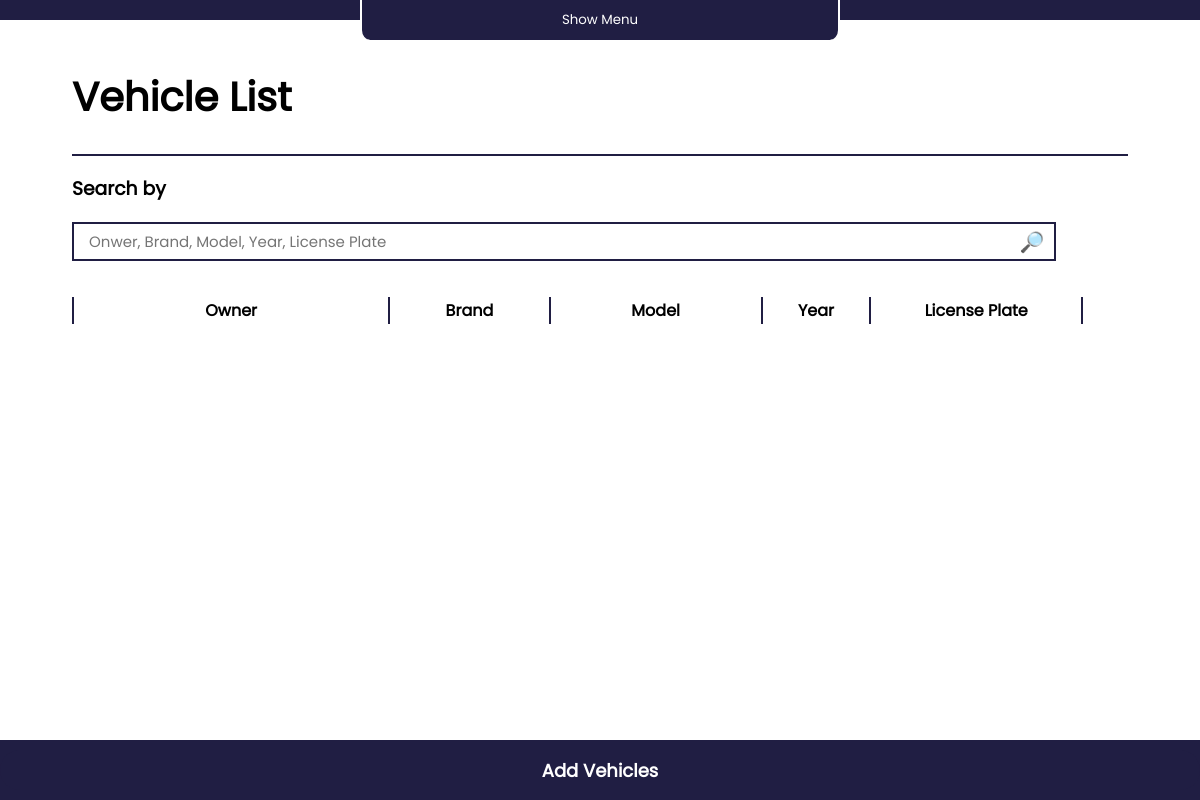
/vehicles/ (signed in), run on an earlier commit of the app's database.
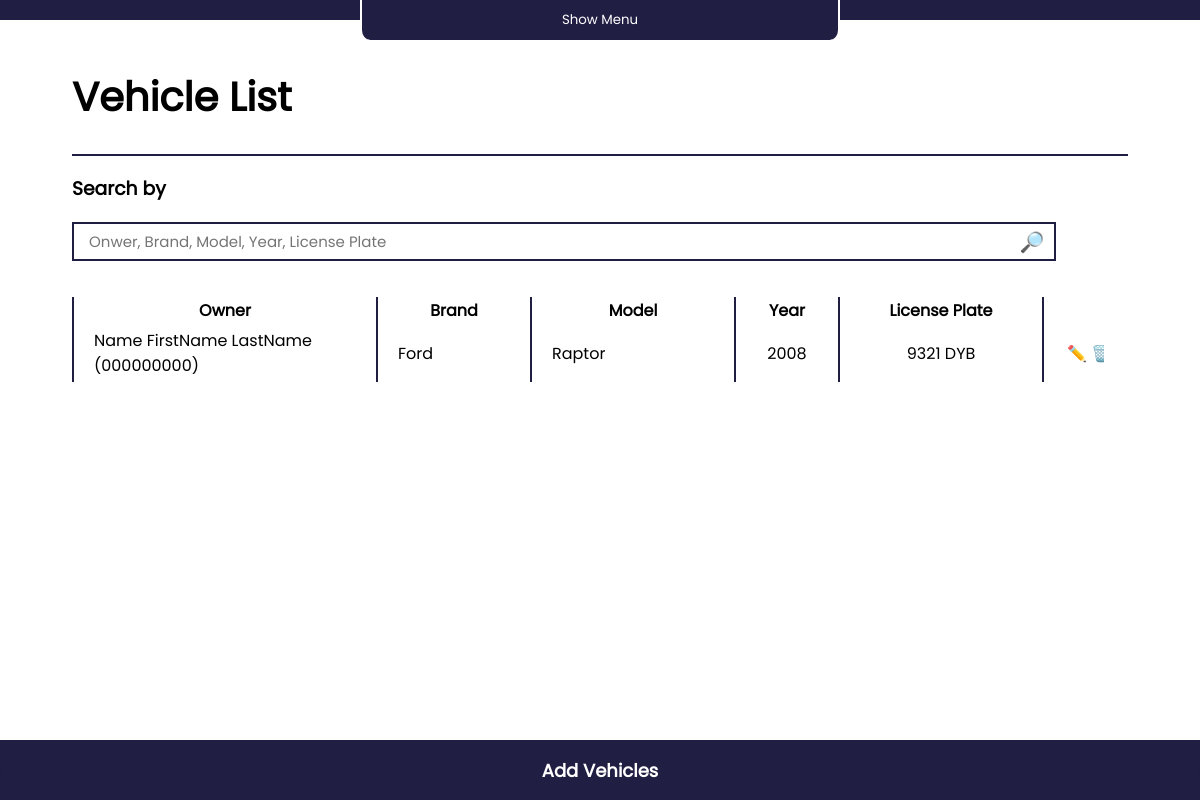
And on a later commit of the database.
### webapp/models.py (models this page shows, shortened)
class Vehicles(models.Model):
        id = models.UUIDField(
                default=uuid_lib.uuid4,
                unique=True,
                primary_key=True,
                editable=False
        )
        user = models.ForeignKey(User, on_delete=models.CASCADE)
        owner = models.ForeignKey(Clients, on_delete=models.CASCADE)
        brand = models.CharField(max_length=50)
        model = models.CharField(max_length=50)
        year = models.IntegerField()
        license_plate = models.CharField(max_length=17)

class Clients(models.Model):
        id = models.UUIDField(
                default=uuid_lib.uuid4,
                unique=True,
                primary_key=True,
                editable=False
        )
        user = models.ForeignKey(User, on_delete=models.CASCADE)
        name = models.CharField(max_length=100)
        address = models.CharField(max_length=200)
        phone = models.CharField(max_length=15)
        email = models.EmailField()
        def __str__(self):
                return str(self.name +' (' + self.phone + ')')

### webapp/views.py (the view, shortened to what this page needs)
# urls.py: path('vehicles/',views.vehicles),
@login_required
def vehicles(request):
    if request.method == 'GET':
        query = request.GET.get('q', '')
        if query:
            vehicles = Vehicles.objects.filter(user=request.user).filter(Q(owner__name__icontains=query) | Q(brand__icontains=query) | Q(model__icontains=query) | Q(year__icontains=query) | Q(license_plate__icontains=query))
        else:
            vehicles = Vehicles.objects.filter(user=request.user)
        return render(request, 'container_templates/vehicles.html', {'vehicles': vehicles, 'form': vehicleForm(user=request.user), 'query':query})

### webapp/forms.py
class vehicleForm(forms.ModelForm):
    class Meta:
        model = Vehicles
        fields = ['owner', 'brand', 'model', 'year', 'license_plate']
    def __init__(self, *args, **kwargs):
        user = kwargs.pop('user')
        super(vehicleForm, self).__init__(*args, **kwargs)
        self.fields['owner'].queryset = Clients.objects.filter(user=user)

### webapp/templates/container_templates/vehicles.html (shortened to what this page needs)
{% extends "../template.html" %}
{% load i18n %}
{% block content %}
<link rel="stylesheet" href="/static/styles/main.css">
<link rel="stylesheet" href="/static/styles/vehicles.css">
<div class="div-generalTitle">
    <h1>{% if is_update %}{% trans "Edit Vehicle" %}{% else %}{% trans "Vehicle List" %}{% endif %}</h1>
</div>
<div id="div-contenido">
    <div id="div-searchEngine" {% if is_update %} style="visibility: hidden;" {% else %} style="visibility: visible" {% endif %}>
        <h3>{% trans "Search by" %}</h3>
        <form id="form-searchEngine" method="GET" action="">
            <input type="text" name="q" placeholder="Onwer, Brand, Model, Year, License Plate" value="{{ query }}">
            <button type="submit">{% trans "🔎" %}</button>
        </form>
    </div>
    <div id="div-generalTable" {% if is_update %} style="display: none;" {% else %} style="display: block;" {% endif %}>
        <table id="table-vehiclesList">
            <thead>
                <tr>
                    <th id="vehiclesList-th-owner">{% trans "Owner" %}</th>
                    <th id="vehiclesList-th-brand">{% trans "Brand" %}</th>
                    <th id="vehiclesList-th-model">{% trans "Model" %}</th>
                    <th id="vehiclesList-th-year">{% trans "Year" %}</th>
                    <th id="vehiclesList-th-licenseplate">{% trans "License Plate" %}</th>
                </tr>
            </thead>
            <tbody>
                {% for vehicle in vehicles %}
                <tr>
                    <td id="vehiclesList-td-owner">{{ vehicle.owner }}</td>
                    <td id="vehiclesList-td-brand">{{ vehicle.brand }}</td>
                    <td id="vehiclesList-td-model">{{ vehicle.model }}</td>
                    <td id="vehiclesList-td-year">{{ vehicle.year }}</td>
                    <td id="vehiclesList-td-licenseplate">{{ vehicle.license_plate }}</td>
                    <td id="vehiclesList-td-options">
                        <a href="/vehicles/update/{{ vehicle.id }}">✏️</a>
                        <a href="/vehicles/delete/{{ vehicle.id }}">🗑️</a>
                    </td>
                </tr>
                {% endfor %}
            </tbody>
        </table>
    </div>
</div>
<footer>
    {% if is_update %}
    <a href="/vehicles"><button id="button-GoBack">{% trans "Back" %}</button></a>
    {% else %}
    <button id="Button-addObject-footer">{% trans "Add Vehicles" %}</button>
    {% endif %}
</footer>
{% endblock %}

### webapp/templates/template.html (shortened to what this page needs)
{% load i18n %}
<!DOCTYPE html>
<html lang="en">
<head>
    <link rel="stylesheet" href="/static/styles/hud_style.css">
</head>
<body>
    <div id="container">
        <div id="desplegable">
            <button id="button-show-menu">{% trans "Show Menu" %}</button>
        </div>
        <div id="contenido">
            {% block content %}
            {% endblock %}
        </div>
    </div>
</body>
</html>

### webapp/static/styles/hud_style.css (style rules this page uses)
* { font-family: Poppins; overflow: hidden; }
#div-generalTable { overflow: scroll; }
body { margin: 0px; }
#container { display: grid; grid-template-columns: auto 82%; height: 100dvh; }
#desplegable { display: none; }
@media only screen and (max-device-width : 1020px ) { html { overflow: auto; } }
@media only screen and (max-device-width : 1020px ) { #desplegable { height: auto; display: block ; } }
@media only screen and (max-device-width : 1020px ) { #container { display: grid ; grid-template-columns: 1fr; grid-template-rows: auto auto 1fr; } }
@media only screen and (max-device-width : 1020px ) { #contenido { display: block; } }
@media only screen and (max-device-width : 1020px ) { #desplegable { background-image: linear-gradient(to bottom, #201E43 50%, transparent 50%); text-align: center; } }
@media only screen and (max-device-width : 1020px ) { #button-show-menu { overflow: visible; border: none; border-left: solid 2px white; border-right: solid 2px white; border-bottom-left-radius: 10px; border-bottom-right-radius: 10px; background-color: #201E43; width: 40%; height: 40px; color: white; } }

### webapp/static/styles/main.css (style rules this page uses)
#contenido { background-image: none; display: grid; grid-template-rows: auto 1fr auto; }
#contenido a { text-decoration: none; }
.div-generalTitle { margin-left: 6%; margin-right: 6%; font-size: 20px; border-bottom: 2px solid #201E43; }
#div-searchEngine { margin-left: 6%; }
#form-searchEngine { border: #201E43 solid 2px; width: 90%; position: relative; }
#form-searchEngine input { width: 80%; padding-left: 23px; padding-top: 5px; padding-bottom: 5px; font-weight: 540; font-size: 15px; outline: none; border: none; }
#form-searchEngine button { border: none; background-color: white; color: #201E43; font-size: 20px; padding-right: 20px; padding-top: 2px; float: right; position: absolute; right: 0px; }
#div-contenido { height: 100%; }
#div-generalTable { margin-top: 3%; margin-left: 6%; margin-right: 3%; margin-bottom: 50px; height: 75%; width: 86%; }
table { width: 98%; border-collapse: collapse; }
td { text-align: left; padding-left: 20px; padding-top: 4px; padding-bottom: 4px; padding-right: 20px; }
th, td { border-left: solid 2px #201E43; }
footer { background-color: #201E43; }
footer button { border-radius: 30px; float: right; width: 100%; height: 40px; margin-top: 10px; margin-bottom: 10px; text-align: center; font-size: large; color: white; background-color: #201E43; border: none; font-weight: bold; }
@media only screen and (max-device-width : 1020px) { #contenido { background-image: grid; grid-template-rows: auto 1fr; display: grid; } }
@media only screen and (max-device-width : 1020px) { #div-searchEngine { margin-right: 6%; } }
@media only screen and (max-device-width : 1020px) { #form-searchEngine { border: #201E43 solid 2px; width: 90%; position: relative; } }
@media only screen and (max-device-width : 1020px) { #form-searchEngine { padding-right:15px; padding-left: 15px; padding-top: 5px; padding-bottom: 5px; } }
@media only screen and (max-device-width : 1020px) { #form-searchEngine input { width: 90%; padding: 0; } }
@media only screen and (max-device-width : 1020px) { #form-searchEngine button { border: none; background-color: white; color: #201E43; font-size: 20px; padding: 0; position: absolute; right: 10px; bottom: 2px; } }

### webapp/static/styles/vehicles.css (style rules this page uses)
#vehiclesList-th-licenseplate { border-right: solid 2px #201E43; }
#vehiclesList-th-owner { min-width: 300px; }
#vehiclesList-th-brand { min-width: 150px; }
#vehiclesList-th-model { min-width: 200px; }
#vehiclesList-th-year { min-width: 100px; }
#vehiclesList-th-licenseplate { border-right: solid 2px #201E43; min-width: 200px; }
#vehiclesList-td-year { text-align: center; }
#vehiclesList-td-licenseplate { border-right: solid 2px #201E43; text-align: center; }
#vehiclesList-td-options { border-left: none; text-align: center; padding-right: 25px; min-width: 50px; }

What changed in the data, as far as the page shows it:
added Vehicles: owner "Name FirstName LastName (000000000)", brand "Ford", model "Raptor", year "2008", license_plate "9321 DYB"
